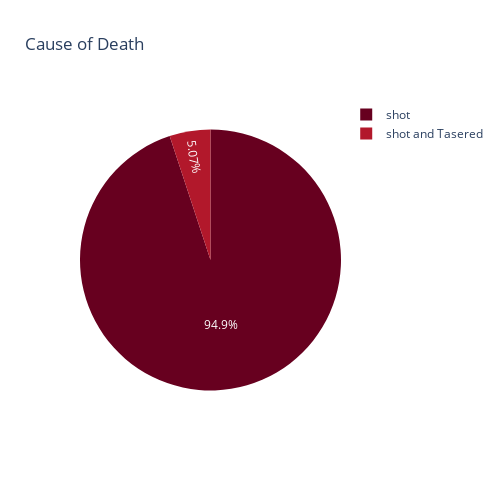

The code cell stored with this chart in its notebook:
### Markdown cell above
### Cause of Death Distribution

### Code cell
data = df['cod'].value_counts().reset_index()
data.columns = ['cod', 'count']
fig = px.pie(
    data, 
    values='count', 
    names='cod', 
    title='Cause of Death', 
    width=500, 
    height=500,
    color_discrete_sequence=px.colors.sequential.RdBu
)
fig.show()

### Figure 1 — Plotly figure (JSON) as saved in the notebook; plotly's stock layout.template omitted (floating-point values rounded to 4 significant figures)
{"data": [{"domain": {"x": [0, 1], "y": [0, 1]}, "hovertemplate": "cod=%{label}<br>count=%{value}<extra></extra>", "labels": ["shot", "shot and Tasered"], "legendgroup": "", "name": "", "showlegend": true, "type": "pie", "values": [4647, 248]}], "layout": {"height": 500, "legend": {"tracegroupgap": 0}, "piecolorway": ["rgb(103,0,31)", "rgb(178,24,43)", "rgb(214,96,77)", "rgb(244,165,130)", "rgb(253,219,199)", "rgb(247,247,247)", "rgb(209,229,240)", "rgb(146,197,222)", "rgb(67,147,195)", "rgb(33,102,172)", "rgb(5,48,97)"], "title": {"text": "Cause of Death"}, "width": 500}}
